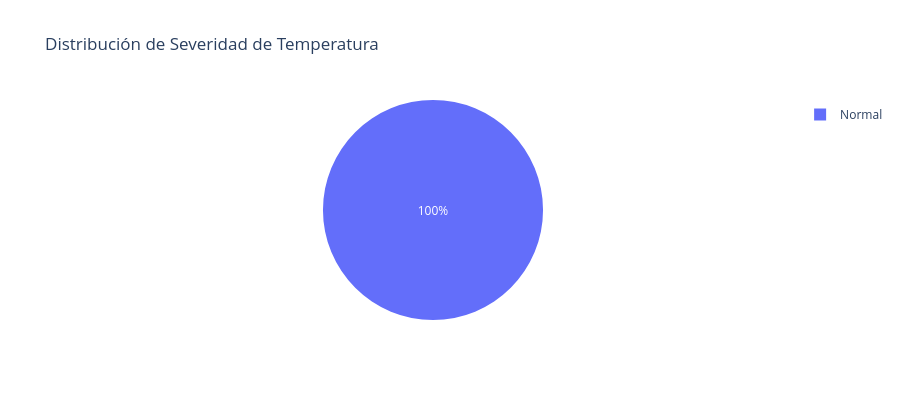

Notebook source saved alongside this figure:
### Markdown cell above
---

## 🚨 Paso 3: Detección de Alertas de Sensores

**Identificación de eventos fuera de rango**: Excursiones de temperatura y problemas de conectividad.

### Code cell
# Detectar eventos con alertas de sensores
print("🚨 Detección de Alertas de Sensores\n")

# Definir umbrales realistas para cadena de frío
TEMP_MIN = 2  # °C
TEMP_MAX = 8  # °C
BATTERY_CRITICAL = 20  # %
SIGNAL_WEAK = -85  # dBm

# Identificar alertas
df_transport['temp_alert'] = (df_transport['temperature_c'] < TEMP_MIN) | (df_transport['temperature_c'] > TEMP_MAX)
df_transport['battery_alert'] = df_transport['battery_pct'] < BATTERY_CRITICAL
df_transport['signal_alert'] = df_transport['signal_strength'] < SIGNAL_WEAK
df_transport['any_alert'] = df_transport['temp_alert'] | df_transport['battery_alert'] | df_transport['signal_alert']

# Clasificar severidad de temperatura
def classify_temp_severity(temp):
    if temp < TEMP_MIN - 2 or temp > TEMP_MAX + 2:
        return 'Crítica'
    elif temp < TEMP_MIN or temp > TEMP_MAX:
        return 'Moderada'
    else:
        return 'Normal'

df_transport['temp_severity'] = df_transport['temperature_c'].apply(classify_temp_severity)

# Estadísticas de alertas
total_events = len(df_transport)
temp_alerts = df_transport['temp_alert'].sum()
battery_alerts = df_transport['battery_alert'].sum()
signal_alerts = df_transport['signal_alert'].sum()
any_alert_count = df_transport['any_alert'].sum()

print("📊 Resumen de Alertas:")
print(f"  Total eventos: {total_events:,}")
print(f"  Eventos con alertas: {any_alert_count} ({any_alert_count/total_events*100:.1f}%)")
print(f"  - Temperatura fuera de rango: {temp_alerts} ({temp_alerts/total_events*100:.1f}%)")
print(f"  - Batería crítica: {battery_alerts} ({battery_alerts/total_events*100:.1f}%)")
print(f"  - Señal débil: {signal_alerts} ({signal_alerts/total_events*100:.1f}%)")

# Órdenes con alertas
orders_with_alerts = df_transport[df_transport['any_alert']].groupby('order_id').size().sort_values(ascending=False)
print(f"\n🚨 Órdenes con alertas: {len(orders_with_alerts)} de {df_transport['order_id'].nunique()}")

# Mostrar eventos críticos
critical_events = df_transport[df_transport['any_alert']].copy()
critical_events['alert_types'] = critical_events.apply(
    lambda row: ', '.join([
        'TEMP' if row['temp_alert'] else '',
        'BATERÍA' if row['battery_alert'] else '',
        'SEÑAL' if row['signal_alert'] else ''
    ]).strip(', '), axis=1
)

print(f"\n⚠️ Eventos Críticos (primeros 10):")
display(critical_events[['event_id', 'order_id', 'timestamp', 'status', 
                         'temperature_c', 'battery_pct', 'signal_strength', 
                         'alert_types']].head(10))

# Visualización de distribución de severidad
severity_counts = df_transport['temp_severity'].value_counts()
fig = px.pie(
    values=severity_counts.values,
    names=severity_counts.index,
    title='Distribución de Severidad de Temperatura',
    color_discrete_map={'Normal': 'green', 'Moderada': 'orange', 'Crítica': 'red'}
)
fig.update_layout(height=400)
fig.show()

print(f"\n✅ Análisis de alertas completado")

### Figure 1 — Plotly figure (JSON) as saved in the notebook; plotly's stock layout.template omitted (floating-point values rounded to 4 significant figures)
{"data": [{"domain": {"x": [0, 1], "y": [0, 1]}, "hovertemplate": "label=%{label}<br>value=%{value}<extra></extra>", "labels": ["Normal"], "legendgroup": "", "name": "", "showlegend": true, "type": "pie", "values": [270]}], "layout": {"height": 400, "legend": {"tracegroupgap": 0}, "title": {"text": "Distribución de Severidad de Temperatura"}}}
